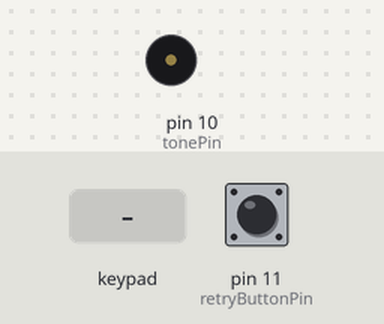
Simulated run of this sketch. Board: Arduino Uno, built with avr-gcc and run on an emulated ATmega328P. Parts: buzzer (waves = sounding). The test bench sets the inputs (shaded band); at power-on: pin 11 (retryButtonPin) LOW. Random numbers use the default seed unless the sketch sets one.

Above: at 1.2 s.
1.3 s: key '7' pressed
At 2.0 s:
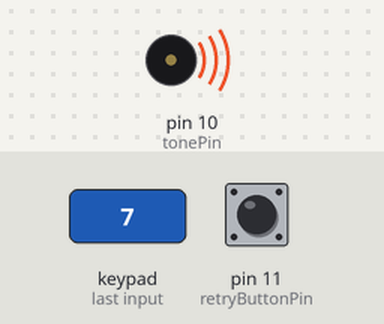
Timing chart, 0 to 5.0 s (numbered marks = the images above; inputs shaded):
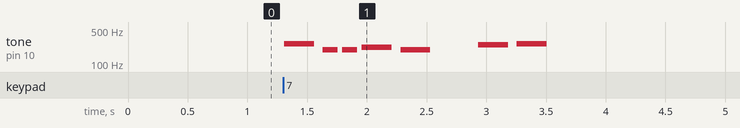

Measured:
- after the input at 1.3 s, tone on pin 10 (tonePin): plays 262 Hz for 0.25 s, 196 Hz for 0.13 s, 196 Hz for 0.13 s, 220 Hz for 0.25 s, 196 Hz for 0.25 s, 247 Hz for 0.25 s … (7 notes in this stretch), starting at once

The sketch:

NumberGuesser.ino
```cpp
/* @file Number Chooser
|| @version 1.0
|| @author Athavan Theivakulasingham
||
|| @description
|| | You need to guess the randomized number between 0 and 9.
|| | The user has 3 tries.
|| #
*/

#include <Keypad.h>

// notes for tone
#define NOTE_C4  262
#define NOTE_G3  196
#define NOTE_A3  220
#define NOTE_B3  247

const byte ROWS = 4; //four rows
const byte COLS = 4; //three columns
char keys[ROWS][COLS] = {
{'1','2','3','A'},
{'4','5','6','B'},
{'7','8','9','C'},
{'*','0','#','D'}
};
byte rowPins[ROWS] = {9,8,7,6}; //connect to the row pinouts of the kpd
byte colPins[COLS] = {5,4,3,2}; //connect to the column pinouts of the kpd

Keypad kpd = Keypad( makeKeymap(keys), rowPins, colPins, ROWS, COLS );

// notes in the melody:
int melody[] = {
  NOTE_C4, NOTE_G3, NOTE_G3, NOTE_A3, NOTE_G3, 0, NOTE_B3, NOTE_C4
};

// note durations: 4 = quarter note, 8 = eighth note, etc.:
int noteDurations[] = {
  4, 8, 8, 4, 4, 4, 4, 4
};

// pins
int retryButtonPin = 11;
int threeHeartsPin = 19;
int twoHeartsPin = 18;
int oneHeartPin = 17;
int lowerPin = 12;
int higherPin = 13;
int tonePin = 10;

int buttonState;
int hearts = 3;
char currentRandomNumber; // saved as char to simplify comparison

unsigned long lastDebounceTime = 0;  // the last time the output pin was toggled
unsigned long debounceDelay = 50;    // the debounce time; increase if the output flickers
int lastButtonState = LOW;   // the previous reading from the input pin

void setup() {
    pinMode(retryButtonPin, INPUT);
    startNewGame();
}


void loop() {
  // define hearts LED
  if(hearts >= 3) {
    digitalWrite(threeHeartsPin, HIGH);
  } else {
    digitalWrite(threeHeartsPin, LOW);
  }

  if(hearts >= 2) {
    digitalWrite(twoHeartsPin, HIGH);
  }else {
    digitalWrite(twoHeartsPin, LOW);
  }

  if(hearts >= 1) {
    digitalWrite(oneHeartPin, HIGH);
  }else {
    digitalWrite(oneHeartPin, LOW);
  }

  char pressedKey = kpd.getKey();

  // check if a key from KeyPad was pressed and if there a enough hearts
  if (pressedKey && hearts > 0){
    // compare pressed key with randomized value
    if(pressedKey == currentRandomNumber) {
      runSuccessMusic();
      hearts = 0;
    } else {
      // because of a wrong input, the user looses a heart
      hearts = hearts - 1;
      supportUserByLED(pressedKey - '0');
    }
  }

  // get value of retry button
  int reading = digitalRead(retryButtonPin);

  // if current button state is not equal to last button state
  if (reading != lastButtonState) {
    lastDebounceTime = millis();
  }

  if ((millis() - lastDebounceTime) > debounceDelay) {
    if (reading != buttonState) {
      buttonState = reading;

      // when buttonState of retryButton is 1 (HIGH)
      if (buttonState == HIGH) {
        startNewGame();
        hearts = 3;
      }
    }
  }
  lastButtonState = reading;
}

void startNewGame() {
  // get random number between 0 - 9
  currentRandomNumber = (rand() % 10) + '0';
  digitalWrite(lowerPin, LOW);
  digitalWrite(higherPin, LOW);
}

/**
 * depending, if the user made an input which is
 * lower or higher than the expected number,
 * it shows a led to tell the user, that the
 * randomized value is lower/higher
 */
void supportUserByLED(int value) {
  int castedValue = currentRandomNumber - '0';
   if(value > castedValue) {
      digitalWrite(lowerPin, HIGH);
      digitalWrite(higherPin, LOW);
   } else if(value  < castedValue) {
      digitalWrite(lowerPin, LOW);
      digitalWrite(higherPin, HIGH);
   }
}

void runSuccessMusic() {
  // iterate over the notes of the melody:
  for (int thisNote = 0; thisNote < 8; thisNote++) {

    // to calculate the note duration, take one second divided by the note type.
    //e.g. quarter note = 1000 / 4, eighth note = 1000/8, etc.
    int noteDuration = 1000 / noteDurations[thisNote];
    tone(tonePin, melody[thisNote], noteDuration);

    // to distinguish the notes, set a minimum time between them.
    // the note's duration + 30% seems to work well:
    int pauseBetweenNotes = noteDuration * 1.30;
    delay(pauseBetweenNotes);
    // stop the tone playing:
    noTone(tonePin);
  }
}
```
